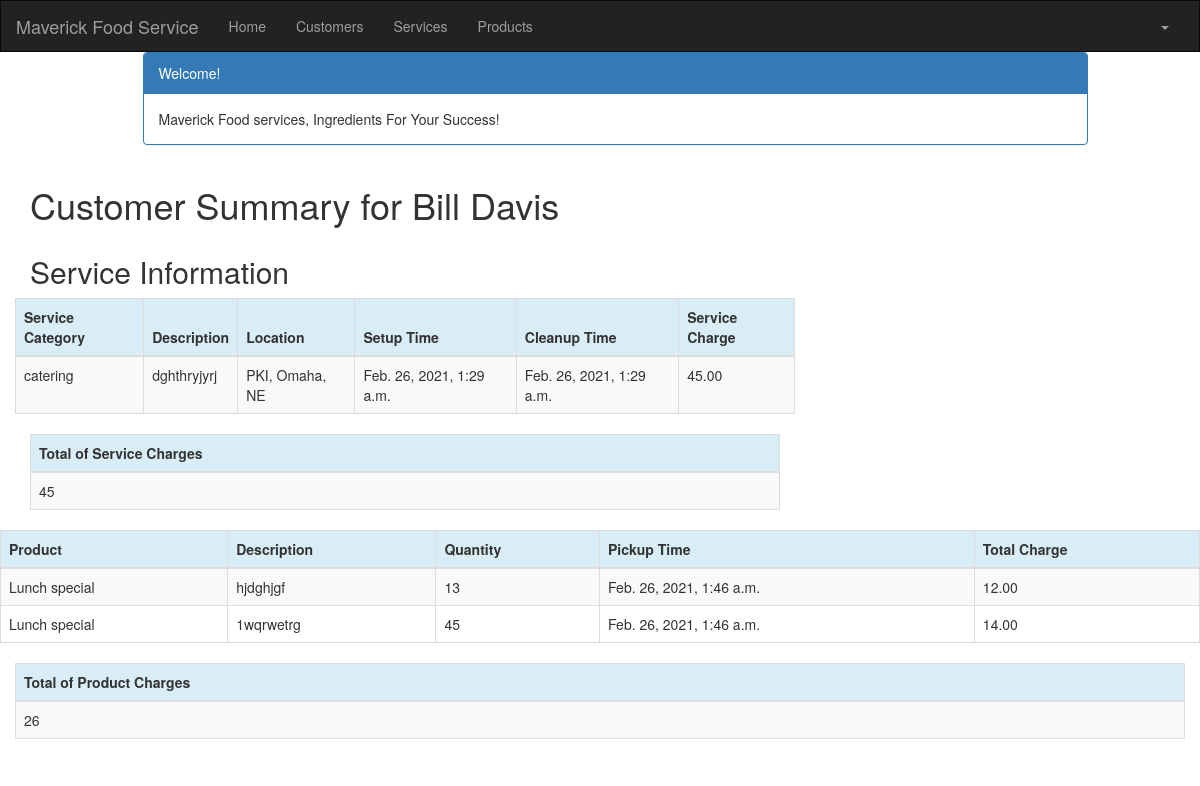
The page /customer/3/summary/ (signed in) on the database its author committed.
### crm/models.py (models this page shows, shortened)
class Customer(models.Model):
    cust_name = models.CharField(max_length=50)
    organization = models.CharField(max_length=100, blank=True)
    role = models.CharField(max_length=100)
    email = models.EmailField(max_length=100)
    bldgroom = models.CharField(max_length=100)
    address = models.CharField(max_length=200)
    account_number = models.IntegerField(blank=False, null=False)
    city = models.CharField(max_length=50)
    state = models.CharField(max_length=50)
    zipcode = models.CharField(max_length=10)
    phone_number = models.CharField(max_length=50)
    created_date = models.DateTimeField(
        default=timezone.now)
    updated_date = models.DateTimeField(auto_now_add=True)

class Service(models.Model):
    cust_name = models.ForeignKey(Customer, on_delete=models.CASCADE, related_name='services')
    service_category = models.CharField(max_length=100)
    description = models.TextField()
    location = models.CharField(max_length=200)
    setup_time = models.DateTimeField(
        default=timezone.now)
    cleanup_time = models.DateTimeField(
        default=timezone.now)
    service_charge = models.DecimalField(max_digits=10, decimal_places=2)
    created_date = models.DateTimeField(
        default=timezone.now)
    updated_date = models.DateTimeField(auto_now_add=True)

class Product(models.Model):
    cust_name = models.ForeignKey(Customer, on_delete=models.CASCADE, related_name='products')
    product = models.CharField(max_length=100)
    p_description = models.TextField()
    quantity = models.IntegerField()
    pickup_time = models.DateTimeField(
        default=timezone.now)
    charge = models.DecimalField(max_digits=10, decimal_places=2)
    created_date = models.DateTimeField(
        default=timezone.now)
    updated_date = models.DateTimeField(auto_now_add=True)

### crm/views.py (the view)
# urls.py: path('customer/<int:pk>/summary/', views.summary, name='summary'),
@login_required
def summary(request, pk):
    customer = get_object_or_404(Customer, pk=pk)
    customers = Customer.objects.filter(created_date__lte=timezone.now())
    services = Service.objects.filter(cust_name=pk)
    products = Product.objects.filter(cust_name=pk)
    sum_service_charge = \
        Service.objects.filter(cust_name=pk).aggregate(Sum('service_charge'))
    sum_product_charge = \
        Product.objects.filter(cust_name=pk).aggregate(Sum('charge'))
    sum = sum_product_charge.get("charge__sum")
    if sum== None:
        sum_product_charge = {'charge__sum' : Decimal('0')}
    sum = sum_service_charge.get("service_charge__sum")
    if sum== None:
        sum_service_charge = {'service_charge__sum' : Decimal('0')}
    return render(request, 'crm/summary.html', {'customer': customer,
                              'products': products,
                              'services': services,
                              'sum_service_charge': sum_service_charge,
                              'sum_product_charge': sum_product_charge,})

### templates/crm/summary.html
{% extends 'crm/base.html' %}
{% block content %}
{% load mathfilters %}
{% load humanize %}
<div class="container">
    <div class="row">
        <div class="col-md-10 col-md-offset-1">
            <div class="panel panel-primary">
                <div class="panel-heading">Welcome!</div>
                <div class="panel-body">
                    Maverick Food services, Ingredients For Your Success!
                </div>
            </div>
        </div>
    </div>
</div>
<div class="row">
  <h1 style="padding-left: 15Px">Customer Summary for {{ customer.cust_name }}</h1>
</div>
        <div class="row">
        <h2 style="padding-left: 15Px">Service Information</h2>
    </div>
    <div class="row">
        <table class="table table-striped table-bordered table-hover">
            <thead>
            <tr class="bg-info">
                <th>Service Category</th>
                <th>Description</th>
                <th>Location</th>
                <th>Setup Time</th>
                <th>Cleanup Time</th>
                <th>Service Charge</th>
            </tr>
            </thead>
            <tbody>
            {% for service in services %}
                <tr>
                    <td>{{ service.service_category }}</td>
                    <td>{{ service.description }}</td>
                    <td>{{ service.location}}</td>
                    <td>{{ service.setup_time }}</td>
                    <td>{{ service.cleanup_time }}</td>
                    <td>{{ service.service_charge|intcomma }}</td>
                </tr>
            {% endfor %}
            </tbody>
        </table>
    </div>
        <table class="table table-striped table-bordered table-hover">
        <thead>
            <tr class="bg-info">
                <th>Total of Service Charges</th>
            </tr>
        </thead>
        <tbody>
            <tr>
                <td>{{ sum_service_charge.service_charge__sum|intcomma }}</td>
            </tr>
        </tbody>
    </table>
</div>
    <div class="row">
        <h2 style="padding-left: 15Px">Product Information</h2>
    </div>
    <div class="row">
        <table class="table table-striped table-bordered table-hover">
            <thead>
            <tr class="bg-info">
                <th>Product</th>
                <th>Description</th>
                <th>Quantity</th>
                <th>Pickup Time</th>
                <th>Total Charge</th>
            </tr>
            </thead>
            <tbody>
            {% for product in products %}
                <tr>
                    <td>{{ product.product }}</td>
                    <td>{{ product.p_description }}</td>
                    <td>{{ product.quantity|intcomma }}</td>
                    <td>{{ product.pickup_time }}</td>
                    <td>{{ product.charge|intcomma }}</td>
                </tr>
            {% endfor %}
            </tbody>
        </table>
    </div>
        <table class="table table-striped table-bordered table-hover">
        <thead>
            <tr class="bg-info">
                <th>Total of Product Charges</th>
            </tr>
        </thead>
        <tbody>
            <tr>
                <td>{{ sum_product_charge.charge__sum|intcomma }}</td>
            </tr>
        </tbody>
    </table>
</div>
{% endblock %}

### rows shown on the page
Customer: cust_name "Bill Davis"
Service: service_category "catering", description "dghthryjyrj", location "PKI, Omaha, NE", setup_time "Feb. 26, 2021, 1:29 a.m.", cleanup_time "Feb. 26, 2021, 1:29 a.m.", service_charge "45.00"
Product: product "Lunch special", p_description "hjdghjgf", quantity "13", pickup_time "Feb. 26, 2021, 1:46 a.m.", charge "12.00"
Product: product "Lunch special", p_description "1wqrwetrg", quantity "45", pickup_time "Feb. 26, 2021, 1:46 a.m.", charge "14.00"

### other values the page prints
{{ sum_service_charge.service_charge__sum|intcomma }} "45"
{{ sum_product_charge.charge__sum|intcomma }} "26"
